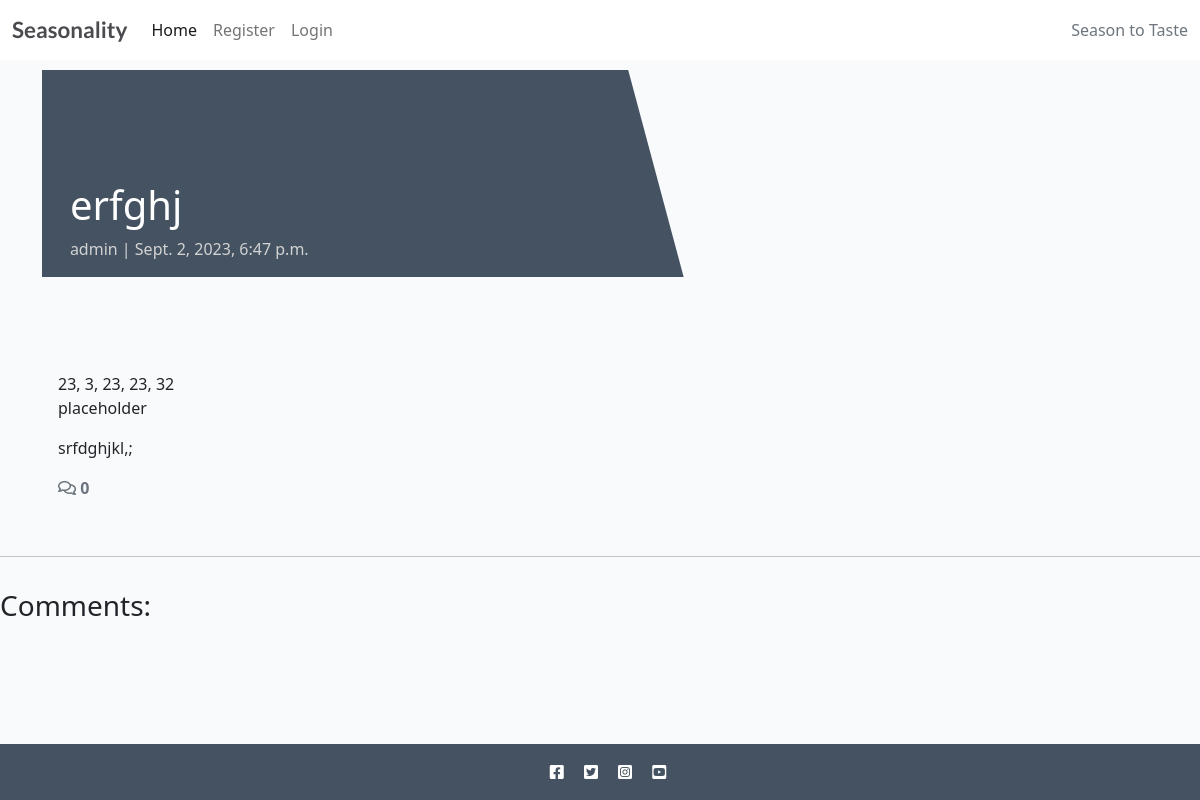
Page /erfghj/ on the committed database.
### recipebook/models.py (models this page shows, shortened)
class Recipe(models.Model):
    title = models.CharField(max_length=200, unique=True)
    slug = models.SlugField(max_length=200, unique=True)
    author = models.ForeignKey(
        User, on_delete=models.CASCADE, related_name="recipes"
    )
    diet = models.ForeignKey(Diet, on_delete=models.CASCADE, default=True, null=False)
    season = models.ForeignKey(Season, on_delete=models.CASCADE, default=True, null=False)
    featured_image = CloudinaryField('image', default='placeholder')
    updated_on = models.DateTimeField(auto_now=True)
    content = models.TextField()
    created_on = models.DateTimeField(auto_now_add=True)
    status = models.IntegerField(choices=STATUS, default=0)
    ingredients = models.TextField(default='placeholder')
    calories = models.IntegerField(default=0)
    fat = models.IntegerField(default=0)
    protein = models.IntegerField(default=0)
    carbs = models.IntegerField(default=0)
    servs = models.IntegerField(default=0)
    class Meta:
        ordering = ["-created_on"]

### recipebook/views.py (the view)
# urls.py: path('<slug:slug>/', views.RecipeDetail.as_view(), name='recipe_detail'),
class RecipeDetail(View):
    def get(self, request, slug, *args, **kwargs):
        queryset = Recipe.objects.filter(status=1)
        recipe = get_object_or_404(queryset, slug=slug)
        comments = recipe.comments.filter(approved=True).order_by("-created_on")
        return render(
            request,
            "recipe_detail.html",
            {
                "recipe": recipe,
                "comments": comments,
                "commented": False,
            },
        )

### templates/recipe_detail.html (shortened to what this page needs)
{% extends 'base.html' %}
{% block content %}
<div class="masthead">
    <div class="container">
        <div class="row g-0">
            <div class="col-md-6 masthead-text">
                <h1 class="recipe-title">{{ recipe.title }}</h1>
                <p class="recipe-subtitle">{{ recipe.author }} | {{ recipe.created_on }}</p>
            </div>
            <div class="d-none d-md-block col-md-6 masthead-image">
            </div>
        </div>
    </div>
</div>
<div class="container">
    <div class="row">
        <div class="col card mb-4  mt-3 left  top">
            <div class="card-body">
                {{ recipe.calories }}, {{ recipe.protein }}, {{ recipe.fat }}, {{ recipe.carbs }}, {{ recipe.servs }}
                <p class="card-text ">
                    {{ recipe.ingredients | safe }}
                </p>
                <p class="card-text ">
                    {{ recipe.content | safe }}
                </p>
                <div class="col-1">
                    {% with comments.count as total_comments %}
                    <strong class="text-secondary"><i class="far fa-comments"></i>
                        {{ total_comments }}</strong>
                    {% endwith %}
                </div>
            </div>
        </div>
    </div>
</div>
<div class="row">
    <div class="col">
        <hr>
    </div>
</div>
<div class="row">
    <div class="col-md-8 card mb-4  mt-3 ">
        <h3>Comments:</h3>
        <div class="card-body">
        </div>
    </div>
    <div class="col-md-4 card mb-4  mt-3 ">
        <div class="card-body">
        </div>
    </div>
</div>
{% endblock content %}

### static/css/style.css (style rules this page uses)
body { background-color: #F9FAFC; }
.main-bg { background-color: #F9FAFC; }
.card { border: none; background-color: transparent; }
.masthead { margin-top: 10px; overflow: hidden; position: relative; display: inline-block; height: 33vh; width: 100%; }
.masthead-text { background-color: #445261; color: white; position: relative; }
.masthead-image { position: relative; overflow: hidden; }
.masthead-image:after { content: ""; position: absolute; top: 0; right: 90%; height: 100%; width: 150%; background: #445261; -webkit-transform: skew(15deg); -moz-transform: skew(15deg); transform: skew(15deg); z-index: 100; }
.recipe-title { margin-top: 20%; margin-left: 5%; }
.recipe-subtitle { margin-left: 5%; color: lightgray; }

### rows in the picture
Recipe: title "erfghj", author "admin", created_on "Sept. 2, 2023, 6:47 p.m.", calories "23", protein "3", fat "23", carbs "23", servs "32", ingredients "placeholder", content "srfdghjkl,;"

### other values in the picture
{{ total_comments }} "0"
